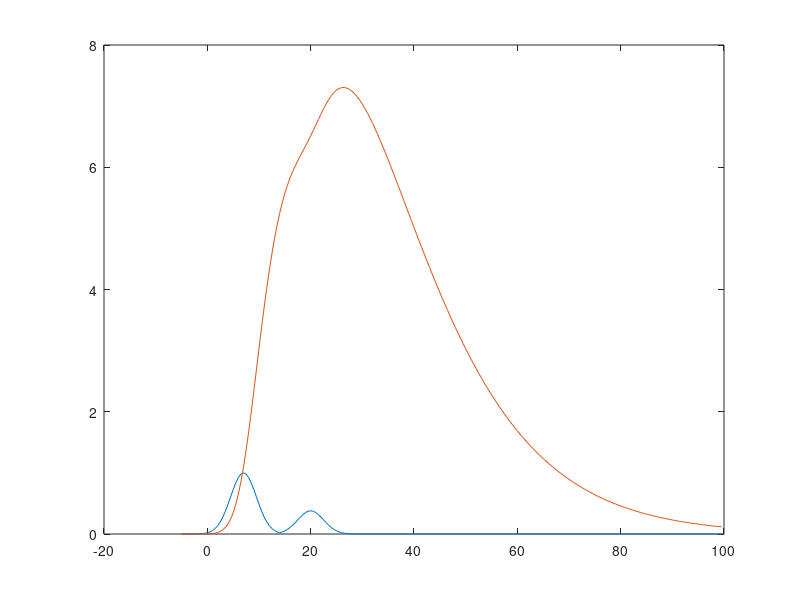

Write the MATLAB code that produced this figure.
close; 
t = [-5:.5:99.5]'; 
%t = [0:.5:100]'; 
n = length(t); 

t0 = 12; 
g0 = exp(1)/t0;
g = zeros(n,1);
for i = 1:n
    if i > find(t == t0)
        g(i)  = g0.*t(i).*exp(-t(i)/t0); 
    end
end
%plot(t,g)
G = zeros(n,n);

for i = 1:size(G,1)
    for j = 1:size(G,2)
        if i >= j 
            G(i,j) = g0*(t(i)-t(j)).*exp(-(t(i)-t(j))./t0).*0.5;
        end
    end
end

idx = find(t == 12); 
s = zeros(n,1); s(1) = 1;
%s = exp((-(t-8).^2)/8)+0.5*exp((-(t-25).^2/(2*8))); 
    s1 = normpdf(t,7,2.5);
    s1 = s1/max(s1); 
    s2 = normpdf(t,20,2.5); 
    s2 = (s2/max(s2))*.38; 
    s  = [s1(1:39); s2(40:end)];
% G = G(2:end,1:end-1);
% s = s(2:end);
% t = t(2:end); 
test = G*s;
plot(t,s); hold on; %axis([t(1) t(end) 0 6]);
plot(t,test);
%keyboard

[u, s, v] = svd(G);
sd = diag(s); 